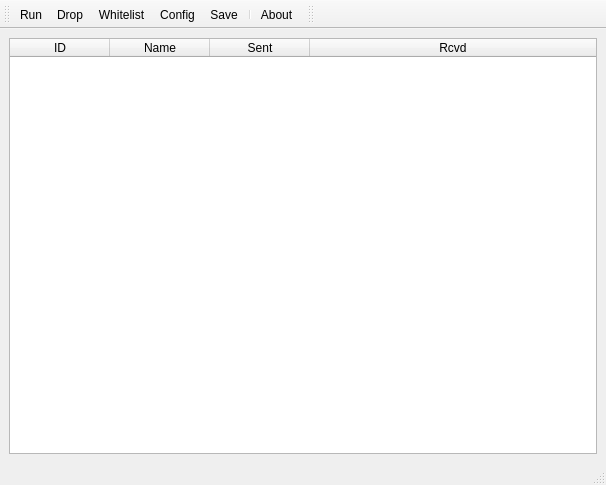
<?xml version="1.0" encoding="UTF-8"?>
<ui version="4.0">
 <class>MainWindow</class>
 <widget class="QMainWindow" name="MainWindow">
  <property name="geometry">
   <rect>
    <x>0</x>
    <y>0</y>
    <width>606</width>
    <height>485</height>
   </rect>
  </property>
  <property name="windowTitle">
   <string>MainWindow</string>
  </property>
  <widget class="QWidget" name="ManagerWidget">
   <layout class="QVBoxLayout" name="verticalLayout">
    <item>
     <widget class="QTableWidget" name="connection_list">
      <property name="sizePolicy">
       <sizepolicy hsizetype="Expanding" vsizetype="Expanding">
        <horstretch>0</horstretch>
        <verstretch>0</verstretch>
       </sizepolicy>
      </property>
      <property name="editTriggers">
       <set>QAbstractItemView::NoEditTriggers</set>
      </property>
      <property name="selectionBehavior">
       <enum>QAbstractItemView::SelectRows</enum>
      </property>
      <property name="sortingEnabled">
       <bool>true</bool>
      </property>
      <property name="rowCount">
       <number>0</number>
      </property>
      <property name="columnCount">
       <number>4</number>
      </property>
      <attribute name="horizontalHeaderVisible">
       <bool>true</bool>
      </attribute>
      <attribute name="horizontalHeaderStretchLastSection">
       <bool>true</bool>
      </attribute>
      <attribute name="verticalHeaderVisible">
       <bool>false</bool>
      </attribute>
      <column>
       <property name="text">
        <string>ID</string>
       </property>
      </column>
      <column>
       <property name="text">
        <string>Name</string>
       </property>
      </column>
      <column>
       <property name="text">
        <string>Sent</string>
       </property>
      </column>
      <column>
       <property name="text">
        <string>Rcvd</string>
       </property>
      </column>
     </widget>
    </item>
   </layout>
  </widget>
  <widget class="QMenuBar" name="menubar">
   <property name="geometry">
    <rect>
     <x>0</x>
     <y>0</y>
     <width>606</width>
     <height>23</height>
    </rect>
   </property>
  </widget>
  <widget class="QStatusBar" name="statusbar"/>
  <widget class="QToolBar" name="toolBar">
   <property name="sizePolicy">
    <sizepolicy hsizetype="Preferred" vsizetype="Fixed">
     <horstretch>0</horstretch>
     <verstretch>0</verstretch>
    </sizepolicy>
   </property>
   <property name="windowTitle">
    <string>toolBar</string>
   </property>
   <attribute name="toolBarArea">
    <enum>TopToolBarArea</enum>
   </attribute>
   <attribute name="toolBarBreak">
    <bool>false</bool>
   </attribute>
   <addaction name="actionRun"/>
   <addaction name="actionDrop"/>
   <addaction name="actionWhitelist"/>
   <addaction name="actionConfig"/>
   <addaction name="actionSave"/>
   <addaction name="separator"/>
   <addaction name="actionAbout"/>
  </widget>
  <widget class="QToolBar" name="toolBar_2">
   <property name="windowTitle">
    <string>toolBar_2</string>
   </property>
   <attribute name="toolBarArea">
    <enum>TopToolBarArea</enum>
   </attribute>
   <attribute name="toolBarBreak">
    <bool>false</bool>
   </attribute>
  </widget>
  <action name="actionRun">
   <property name="checkable">
    <bool>true</bool>
   </property>
   <property name="checked">
    <bool>false</bool>
   </property>
   <property name="text">
    <string>Run</string>
   </property>
   <property name="toolTip">
    <string>Start serving</string>
   </property>
  </action>
  <action name="actionDrop">
   <property name="text">
    <string>Drop</string>
   </property>
   <property name="toolTip">
    <string>Drop Connection</string>
   </property>
  </action>
  <action name="actionWhitelist">
   <property name="text">
    <string>Whitelist</string>
   </property>
  </action>
  <action name="actionConfig">
   <property name="text">
    <string>Config</string>
   </property>
  </action>
  <action name="actionSave">
   <property name="text">
    <string>Save</string>
   </property>
  </action>
  <action name="actionAbout">
   <property name="text">
    <string>About</string>
   </property>
  </action>
 </widget>
 <resources/>
 <connections/>
</ui>
